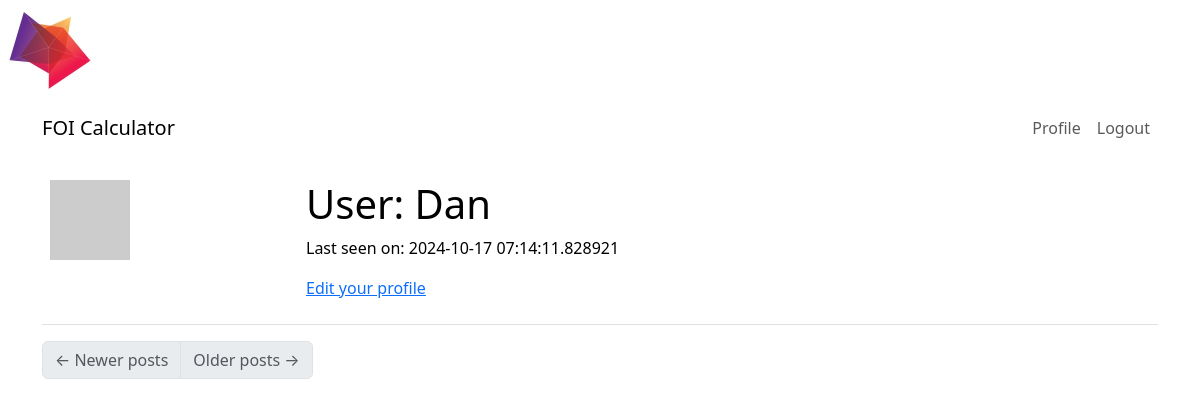
/user/Dan (signed in), run on an earlier commit of the app's database.
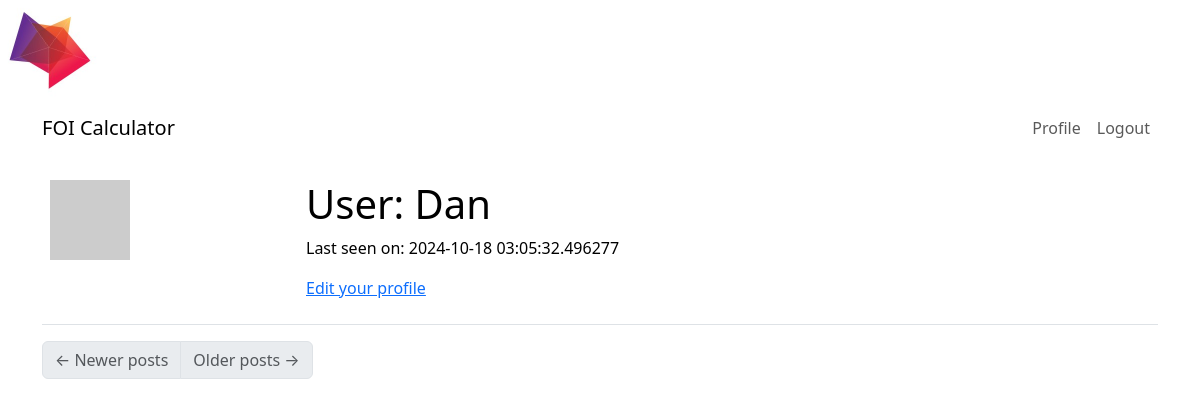
And on a later commit of the database.
### app/models.py (models this page shows, shortened)
class User(UserMixin, db.Model):
    id: so.Mapped[int] = so.mapped_column(primary_key=True)
    username: so.Mapped[str] = so.mapped_column(sa.String(64), index=True,
                                                unique=True)
    email: so.Mapped[str] = so.mapped_column(sa.String(120), index=True,
                                             unique=True)
    password_hash: so.Mapped[Optional[str]] = so.mapped_column(sa.String(256))
    about_me: so.Mapped[Optional[str]] = so.mapped_column(sa.String(140))
    last_seen: so.Mapped[Optional[datetime]] = so.mapped_column(
        default=lambda: datetime.now(timezone.utc))
    posts: so.WriteOnlyMapped['Post'] = so.relationship(
        back_populates='author')
    surveys: so.WriteOnlyMapped['Survey'] = so.relationship(
        back_populates='author')
    following: so.WriteOnlyMapped['User'] = so.relationship(
        secondary=followers, primaryjoin=(followers.c.follower_id == id),
        secondaryjoin=(followers.c.followed_id == id),
        back_populates='followers')
    followers: so.WriteOnlyMapped['User'] = so.relationship(
        secondary=followers, primaryjoin=(followers.c.followed_id == id),
        secondaryjoin=(followers.c.follower_id == id),
        back_populates='following')
    def avatar(self, size):
        digest = md5(self.email.lower().encode('utf-8')).hexdigest()
        return f'https://www.gravatar.com/avatar/{digest}?d=identicon&s={size}'
    def followers_count(self):
        query = sa.select(sa.func.count()).select_from(
            self.followers.select().subquery())
        return db.session.scalar(query)
    def following_count(self):
        query = sa.select(sa.func.count()).select_from(
            self.following.select().subquery())
        return db.session.scalar(query)

### app/routes.py (the view)
@app.route('/user/<username>')
@login_required
def user(username):
    user = db.first_or_404(sa.select(User).where(User.username == username))
    page = request.args.get('page', 1, type=int)
    query = user.posts.select().order_by(Post.timestamp.desc())
    posts = db.paginate(query, page=page,
                        per_page=app.config['POSTS_PER_PAGE'],
                        error_out=False)
    next_url = url_for('user', username=user.username, page=posts.next_num) \
        if posts.has_next else None
    prev_url = url_for('user', username=user.username, page=posts.prev_num) \
        if posts.has_prev else None
    form = EmptyForm()
    return render_template('user.html', user=user, posts=posts.items,
                           next_url=next_url, prev_url=prev_url, form=form)

### app/models.py (called while the page is built)
@login.user_loader
def load_user(id):
    return db.session.get(User, int(id))

### app/routes.py (called while the page is built)
@app.before_request
def before_request():
    if current_user.is_authenticated:
        current_user.last_seen = datetime.now(timezone.utc)
        db.session.commit()

### app/templates/user.html (shortened to what this page needs)
{% extends "base.html" %}
{% block content %}
    <table class="table table-hover">
        <tr>
            <td width="256px"><img src="{{ user.avatar(256) }}"></td>
            <td>
                <h1>User: {{ user.username }}</h1>
                {% if user.last_seen %}<p>Last seen on: {{ user.last_seen }}</p>{% endif %}
                {% if user == current_user %}
                <p><a href="{{ url_for('edit_profile') }}">Edit your profile</a></p>
                {% endif %}
            </td>
        </tr>
    </table>
    <nav aria-label="Post navigation">
        <ul class="pagination">
            <li class="page-item{% if not prev_url %} disabled{% endif %}">
                <a class="page-link" href="{{ prev_url }}">
                    <span aria-hidden="true">&larr;</span> Newer posts
                </a>
            </li>
            <li class="page-item{% if not next_url %} disabled{% endif %}">
                <a class="page-link" href="{{ next_url }}">
                    Older posts <span aria-hidden="true">&rarr;</span>
                </a>
            </li>
        </ul>
    </nav>
{% endblock %}

What changed in the data, as far as the page shows it:
changed User "Dan": last_seen "2024-10-17 07:14:11.828921" → "2024-10-18 03:05:32.496277"
